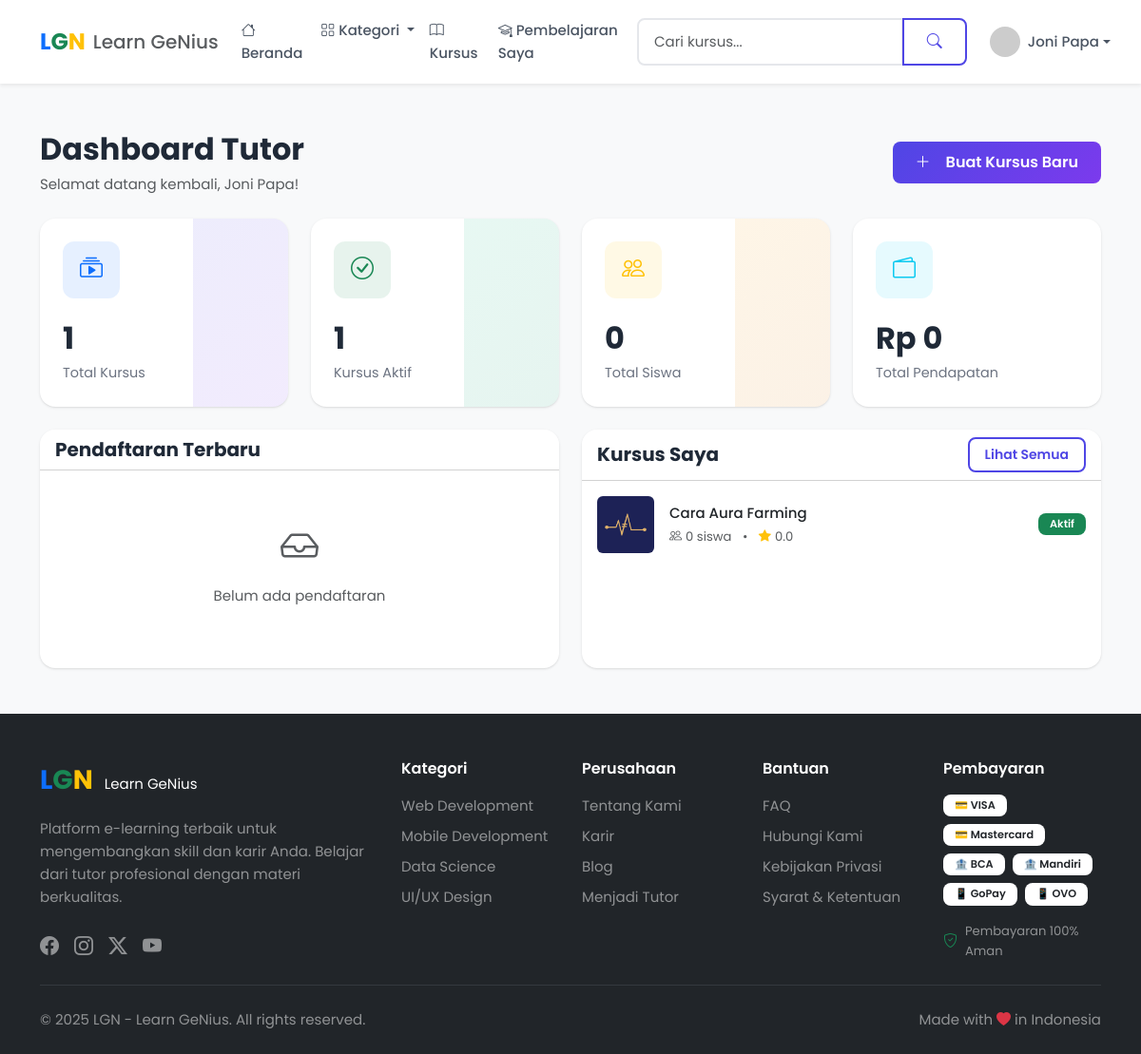
Page /pages/tutor/dashboard.php (signed in) on the committed database.
### tables this page shows
CREATE TABLE `users` (
  `id` int(11) NOT NULL,
  `name` varchar(100) NOT NULL,
  `email` varchar(100) NOT NULL,
  `password` varchar(255) NOT NULL,
  `role` enum('student','tutor','admin') DEFAULT 'student',
  `avatar` varchar(255) DEFAULT NULL,
  `bio` text DEFAULT NULL,
  `phone` varchar(20) DEFAULT NULL,
  `is_active` tinyint(1) DEFAULT 1,
  `email_verified_at` timestamp NULL DEFAULT NULL,
  `created_at` timestamp NOT NULL DEFAULT current_timestamp(),
  `updated_at` timestamp NOT NULL DEFAULT current_timestamp() ON UPDATE current_timestamp()
);

CREATE TABLE `courses` (
  `id` int(11) NOT NULL,
  `tutor_id` int(11) NOT NULL,
  `category_id` int(11) NOT NULL,
  `title` varchar(255) NOT NULL,
  `slug` varchar(255) NOT NULL,
  `short_description` varchar(500) DEFAULT NULL,
  `description` text DEFAULT NULL,
  `thumbnail` varchar(255) DEFAULT NULL,
  `preview_video_id` varchar(255) DEFAULT NULL,
  `price` decimal(12,2) NOT NULL DEFAULT 0.00,
  `discount_price` decimal(12,2) DEFAULT NULL,
  `level` enum('beginner','intermediate','advanced') DEFAULT 'beginner',
  `language` varchar(50) DEFAULT 'Indonesia',
  `requirements` text DEFAULT NULL,
  `what_you_learn` text DEFAULT NULL,
  `duration_hours` int(11) DEFAULT 0,
  `total_lessons` int(11) DEFAULT 0,
  `is_published` tinyint(1) DEFAULT 0,
  `is_featured` tinyint(1) DEFAULT 0,
  `created_at` timestamp NOT NULL DEFAULT current_timestamp(),
  `updated_at` timestamp NOT NULL DEFAULT current_timestamp() ON UPDATE current_timestamp()
);

### includes/functions.php (called while the page is built, shortened)
<?php
function getDB() {
    static $db = null;
    if ($db === null) {
        $database = new Database();
        $db = $database->getConnection();
    }
    return $db;
}
function isLoggedIn() {
    return isset($_SESSION['user_id']) && !empty($_SESSION['user_id']);
}
function getCurrentUser() {
    $db = getDB();
    $stmt = $db->prepare("SELECT id, name, email, role, avatar, bio, phone, created_at FROM users WHERE id = ?");
    $stmt->execute([$_SESSION['user_id']]);
    return $stmt->fetch();
}
function formatCurrency($amount) {
    return 'Rp ' . number_format($amount, 0, ',', '.');
}
function formatNumber($number) {
    return number_format($number);
}

### pages/tutor/dashboard.php (the view, shortened to what this page needs)
<?php
require_once __DIR__ . '/../../includes/functions.php';
$db = getDB();
$tutorId = $_SESSION['user_id'];
$stats = [
    'courses' => $db->query("SELECT COUNT(*) FROM courses WHERE tutor_id = $tutorId")->fetchColumn(),
    'published' => $db->query("SELECT COUNT(*) FROM courses WHERE tutor_id = $tutorId AND is_published = 1")->fetchColumn(),
    'students' => $db->query("SELECT COUNT(DISTINCT e.user_id) FROM enrollments e JOIN courses c ON e.course_id = c.id WHERE c.tutor_id = $tutorId")->fetchColumn(),
    'revenue' => $db->query("SELECT COALESCE(SUM(t.final_amount), 0) FROM transactions t JOIN courses c ON t.course_id = c.id WHERE c.tutor_id = $tutorId AND t.transaction_status = 'success'")->fetchColumn()
];
$recentEnrollments = $db->query("
    SELECT e.*, u.name as student_name, u.avatar as student_avatar, c.title as course_title
    FROM enrollments e
    JOIN users u ON e.user_id = u.id
    JOIN courses c ON e.course_id = c.id
    WHERE c.tutor_id = $tutorId
    ORDER BY e.enrolled_at DESC
    LIMIT 5
")->fetchAll();
$courses = $db->query("
    SELECT c.*,
           (SELECT COUNT(*) FROM enrollments WHERE course_id = c.id) as students,
           (SELECT AVG(rating) FROM reviews WHERE course_id = c.id) as rating
    FROM courses c
    WHERE c.tutor_id = $tutorId
    ORDER BY c.created_at DESC
    LIMIT 5
")->fetchAll();
require_once __DIR__ . '/../../includes/header.php';
?>
<main class="py-5 bg-light">
    <div class="container">
        <div class="d-flex justify-content-between align-items-center mb-4">
            <div>
                <h2 class="fw-bold mb-1">Dashboard Tutor</h2>
                <p class="text-muted mb-0">Selamat datang kembali, <?= htmlspecialchars($_SESSION['user_name']) ?>!</p>
            </div>
            <a href="/pages/tutor/add_course.php" class="btn btn-primary">
                <i class="bi bi-plus-lg me-2"></i>Buat Kursus Baru
            </a>
        </div>
        <div class="row g-4 mb-4">
            <div class="col-lg-3 col-md-6">
                <div class="dashboard-stat-card primary">
                    <div class="dashboard-stat-icon bg-primary bg-opacity-10 text-primary">
                        <i class="bi bi-collection-play"></i>
                    </div>
                    <div class="dashboard-stat-value"><?= $stats['courses'] ?></div>
                    <div class="dashboard-stat-label">Total Kursus</div>
                </div>
            </div>
            <div class="col-lg-3 col-md-6">
                <div class="dashboard-stat-card success">
                    <div class="dashboard-stat-icon bg-success bg-opacity-10 text-success">
                        <i class="bi bi-check-circle"></i>
                    </div>
                    <div class="dashboard-stat-value"><?= $stats['published'] ?></div>
                    <div class="dashboard-stat-label">Kursus Aktif</div>
                </div>
            </div>
            <div class="col-lg-3 col-md-6">
                <div class="dashboard-stat-card warning">
                    <div class="dashboard-stat-icon bg-warning bg-opacity-10 text-warning">
                        <i class="bi bi-people"></i>
                    </div>
                    <div class="dashboard-stat-value"><?= formatNumber($stats['students']) ?></div>
                    <div class="dashboard-stat-label">Total Siswa</div>
                </div>
            </div>
            <div class="col-lg-3 col-md-6">
                <div class="dashboard-stat-card">
                    <div class="dashboard-stat-icon bg-info bg-opacity-10 text-info">
                        <i class="bi bi-wallet2"></i>
                    </div>
                    <div class="dashboard-stat-value"><?= formatCurrency($stats['revenue']) ?></div>
                    <div class="dashboard-stat-label">Total Pendapatan</div>
                </div>
            </div>
        </div>
        <div class="row g-4">
            <div class="col-lg-6">
                <div class="card h-100">
                    <div class="card-header bg-white d-flex justify-content-between align-items-center">
                        <h5 class="mb-0 fw-bold">Pendaftaran Terbaru</h5>
                    </div>
                    <div class="card-body p-0">
                        <?php if (empty($recentEnrollments)): ?>
                        <div class="text-center py-5 text-muted">
                            <i class="bi bi-inbox fs-1"></i>
                            <p class="mt-2">Belum ada pendaftaran</p>
                        </div>
                        <?php endif; ?>
                    </div>
                </div>
            </div>
            <div class="col-lg-6">
                <div class="card h-100">
                    <div class="card-header bg-white d-flex justify-content-between align-items-center">
                        <h5 class="mb-0 fw-bold">Kursus Saya</h5>
                        <a href="/pages/courses.php" class="btn btn-sm btn-outline-primary">Lihat Semua</a>
                    </div>
                    <div class="card-body p-0">
                        <?php if (empty($courses)): ?>
                        <div class="text-center py-5 text-muted">
                            <i class="bi bi-journal-plus fs-1"></i>
                            <p class="mt-2">Belum ada kursus</p>
                            <a href="/pages/tutor/add_course.php" class="btn btn-primary btn-sm">Buat Kursus</a>
                        </div>
                        <?php else: ?>
                        <ul class="list-group list-group-flush">
                            <?php foreach ($courses as $course): ?>
                            <li class="list-group-item d-flex align-items-center py-3">
                                <img src="<?= $course['thumbnail'] ?: '/assets/images/course-placeholder.jpg' ?>"
                                     class="rounded me-3" width="60" height="40" style="object-fit: cover;">
                                <div class="flex-grow-1">
                                    <div class="fw-medium"><?= htmlspecialchars($course['title']) ?></div>
                                    <small class="text-muted">
                                        <i class="bi bi-people me-1"></i><?= $course['students'] ?> siswa
                                        <span class="mx-2">•</span>
                                        <i class="bi bi-star-fill text-warning me-1"></i><?= number_format($course['rating'] ?: 0, 1) ?>
                                    </small>
                                </div>
                                <span class="badge <?= $course['is_published'] ? 'bg-success' : 'bg-secondary' ?>">
                                    <?= $course['is_published'] ? 'Aktif' : 'Draft' ?>
                                </span>
                            </li>
                            <?php endforeach; ?>
                        </ul>
                        <?php endif; ?>
                    </div>
                </div>
            </div>
        </div>
    </div>
</main>
<?php require_once __DIR__ . '/../../includes/footer.php'; ?>

### includes/navbar.php (shortened to what this page needs)
<nav class="navbar navbar-expand-lg navbar-light bg-white shadow-sm sticky-top">
    <div class="container">
        <a class="navbar-brand d-flex align-items-center" href="/index.php">
            <div class="brand-logo me-2">
                <span class="text-primary fw-bold fs-4">L</span><span class="text-success fw-bold fs-4">G</span><span class="text-warning fw-bold fs-4">N</span>
            </div>
            <span class="brand-text d-none d-md-inline text-muted fw-medium">Learn GeNius</span>
        </a>
        <div class="collapse navbar-collapse" id="mainNavbar">
            <ul class="navbar-nav me-auto mb-2 mb-lg-0">
                <li class="nav-item">
                    <a class="nav-link <?= basename($_SERVER['PHP_SELF']) === 'index.php' ? 'active fw-semibold' : '' ?>" href="/index.php">
                        <i class="bi bi-house me-1"></i>Beranda
                    </a>
                </li>
                <li class="nav-item dropdown">
                    <a class="nav-link dropdown-toggle" href="#" data-bs-toggle="dropdown">
                        <i class="bi bi-grid me-1"></i>Kategori
                    </a>
                </li>
                <li class="nav-item">
                    <a class="nav-link" href="/pages/courses.php">
                        <i class="bi bi-book me-1"></i>Kursus
                    </a>
                </li>
                <?php if (isLoggedIn()): ?>
                <li class="nav-item">
                    <a class="nav-link" href="/pages/my_learning.php">
                        <i class="bi bi-mortarboard me-1"></i>Pembelajaran Saya
                    </a>
                </li>
                <?php endif; ?>
            </ul>
            <form class="d-flex me-lg-3 my-2 my-lg-0" action="/pages/courses.php" method="GET">
                <div class="input-group">
                    <input type="text" class="form-control" name="search" placeholder="Cari kursus..."
                           value="<?= htmlspecialchars($_GET['search'] ?? '') ?>" style="min-width: 200px;">
                    <button class="btn btn-outline-primary" type="submit">
                        <i class="bi bi-search"></i>
                    </button>
                </div>
            </form>
            <ul class="navbar-nav ms-auto">
                <?php if (isLoggedIn()): ?>
                    <li class="nav-item dropdown">
                        <a class="nav-link dropdown-toggle d-flex align-items-center" href="#" data-bs-toggle="dropdown">
                            <?php
                            $userAvatarUrl = ($currentUser['avatar'] ?? null) && file_exists(__DIR__ . '/../' . $currentUser['avatar'])
                                ? '/' . $currentUser['avatar']
                                : 'https://ui-avatars.com/api/?name=' . urlencode($currentUser['name'] ?? 'User') . '&background=4f46e5&color=fff&size=32';
                            ?>
                            <img src="<?= $userAvatarUrl ?>"
                                 alt="<?= htmlspecialchars($currentUser['name'] ?? 'User') ?>"
                                 class="rounded-circle me-2"
                                 width="32" height="32"
                                 style="object-fit: cover;"
                                 onerror="this.src='https://ui-avatars.com/api/?name=User&background=4f46e5&color=fff&size=32'">
                            <span class="d-none d-lg-inline"><?= htmlspecialchars($currentUser['name'] ?? 'User') ?></span>
                        </a>
                    </li>
                <?php endif; ?>
            </ul>
        </div>
    </div>
</nav>

### rows in the picture
users: name "Joni Papa"
courses: thumbnail (picture), title "Cara Aura Farming", students "0", rating "0.0", is_published "Aktif"

### other values in the picture
$_SESSION['user_name'] "Joni Papa"
$stats['courses'] "1"
$stats['published'] "1"
formatNumber($stats['students']) "0"
formatCurrency($stats['revenue']) "Rp 0"
